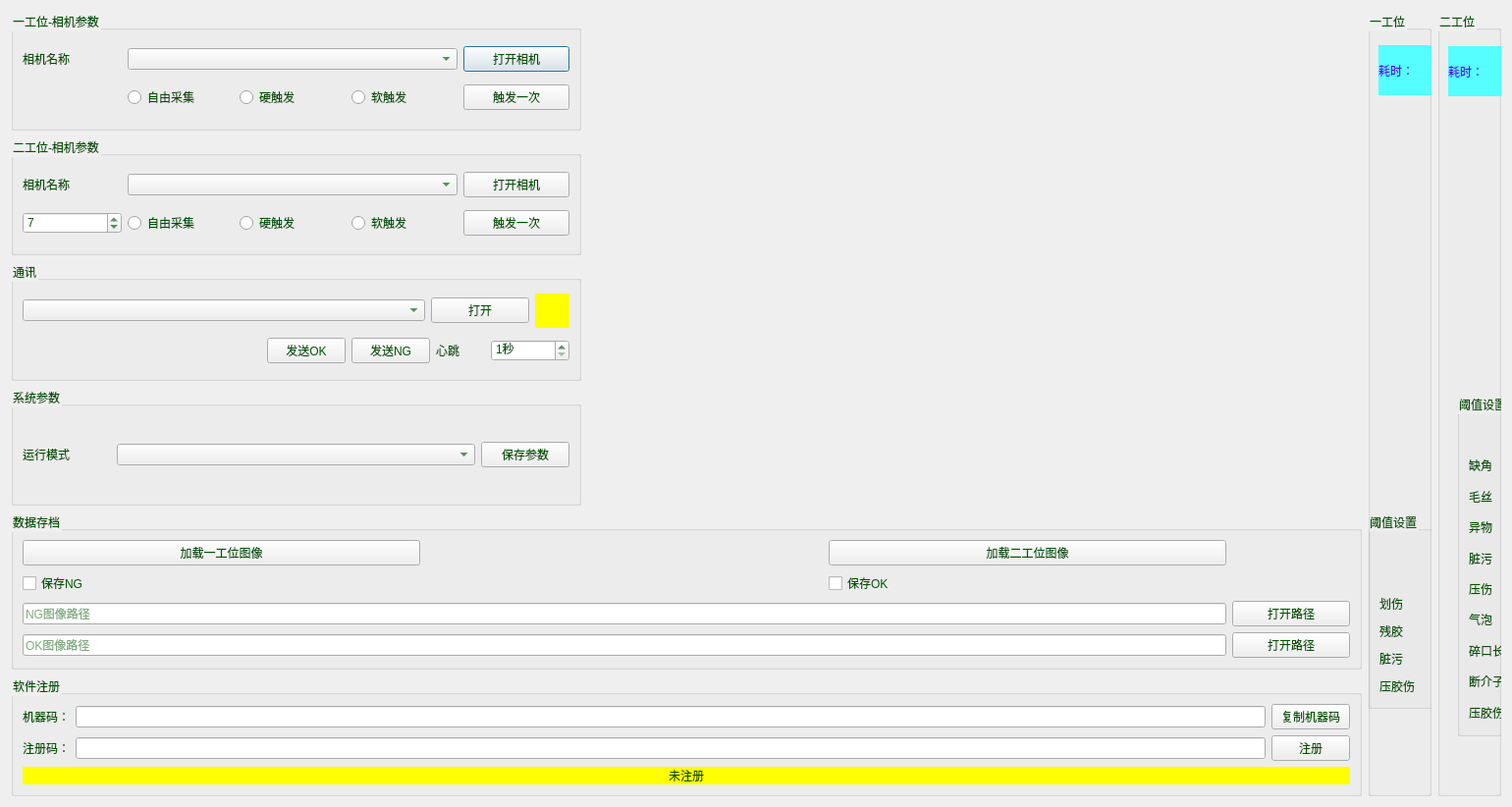
<?xml version="1.0" encoding="UTF-8"?>
<ui version="4.0">
 <class>DialogSetting</class>
 <widget class="QDialog" name="DialogSetting">
  <property name="geometry">
   <rect>
    <x>0</x>
    <y>0</y>
    <width>1540</width>
    <height>822</height>
   </rect>
  </property>
  <property name="windowTitle">
   <string>参数设置</string>
  </property>
  <property name="windowIcon">
   <iconset resource="CMainWindow.qrc">
    <normaloff>:/CMainWindow/Resources/settings.png</normaloff>:/CMainWindow/Resources/settings.png</iconset>
  </property>
  <property name="styleSheet">
   <string notr="true">font: 14pt &quot;微软雅黑&quot;;
color: rgb(0, 85, 0);</string>
  </property>
  <layout class="QGridLayout" name="gridLayout_11">
   <item row="0" column="0">
    <widget class="QGroupBox" name="groupBox_Frist">
     <property name="maximumSize">
      <size>
       <width>581</width>
       <height>16777215</height>
      </size>
     </property>
     <property name="title">
      <string>一工位-相机参数</string>
     </property>
     <layout class="QGridLayout" name="gridLayout">
      <item row="0" column="0">
       <widget class="QLabel" name="label_First">
        <property name="maximumSize">
         <size>
          <width>101</width>
          <height>16777215</height>
         </size>
        </property>
        <property name="text">
         <string>相机名称</string>
        </property>
       </widget>
      </item>
      <item row="0" column="1" colspan="3">
       <widget class="QComboBox" name="comboBox_First"/>
      </item>
      <item row="0" column="4">
       <widget class="QPushButton" name="pushButton_OpenFirst">
        <property name="maximumSize">
         <size>
          <width>111</width>
          <height>16777215</height>
         </size>
        </property>
        <property name="text">
         <string>打开相机</string>
        </property>
       </widget>
      </item>
      <item row="1" column="1">
       <widget class="QRadioButton" name="radioButton_FreeFirst">
        <property name="text">
         <string>自由采集</string>
        </property>
       </widget>
      </item>
      <item row="1" column="2">
       <widget class="QRadioButton" name="radioButton_ExternalFirst">
        <property name="text">
         <string>硬触发</string>
        </property>
       </widget>
      </item>
      <item row="1" column="3">
       <widget class="QRadioButton" name="radioButton_SoftFirst">
        <property name="text">
         <string>软触发</string>
        </property>
       </widget>
      </item>
      <item row="1" column="4">
       <widget class="QPushButton" name="pushButton_TriggerFirst">
        <property name="maximumSize">
         <size>
          <width>111</width>
          <height>16777215</height>
         </size>
        </property>
        <property name="text">
         <string>触发一次</string>
        </property>
       </widget>
      </item>
     </layout>
    </widget>
   </item>
   <item row="0" column="1" rowspan="6">
    <widget class="QGroupBox" name="groupBox_5">
     <property name="title">
      <string>一工位</string>
     </property>
     <widget class="QGroupBox" name="groupBox_2">
      <property name="geometry">
       <rect>
        <x>0</x>
        <y>510</y>
        <width>501</width>
        <height>201</height>
       </rect>
      </property>
      <property name="title">
       <string>阈值设置</string>
      </property>
      <layout class="QGridLayout" name="gridLayout_5">
       <item row="0" column="1">
        <widget class="QLabel" name="label_9">
         <property name="text">
          <string>面积阈值</string>
         </property>
        </widget>
       </item>
       <item row="0" column="2">
        <widget class="QLabel" name="label_10">
         <property name="text">
          <string>长度阈值</string>
         </property>
        </widget>
       </item>
       <item row="0" column="3">
        <widget class="QLabel" name="label_11">
         <property name="text">
          <string>角度阈值</string>
         </property>
        </widget>
       </item>
       <item row="1" column="0">
        <widget class="QLabel" name="label_5">
         <property name="text">
          <string>划伤</string>
         </property>
        </widget>
       </item>
       <item row="1" column="1">
        <widget class="QSpinBox" name="spinBox_Distance_2">
         <property name="suffix">
          <string/>
         </property>
         <property name="prefix">
          <string/>
         </property>
         <property name="minimum">
          <number>2</number>
         </property>
         <property name="value">
          <number>7</number>
         </property>
        </widget>
       </item>
       <item row="1" column="2">
        <widget class="QSpinBox" name="spinBox_Distance_3">
         <property name="suffix">
          <string/>
         </property>
         <property name="prefix">
          <string/>
         </property>
         <property name="minimum">
          <number>2</number>
         </property>
         <property name="value">
          <number>7</number>
         </property>
        </widget>
       </item>
       <item row="1" column="3">
        <widget class="QSpinBox" name="spinBox_Distance_4">
         <property name="suffix">
          <string/>
         </property>
         <property name="prefix">
          <string/>
         </property>
         <property name="minimum">
          <number>2</number>
         </property>
         <property name="value">
          <number>7</number>
         </property>
        </widget>
       </item>
       <item row="2" column="0">
        <widget class="QLabel" name="label_4">
         <property name="text">
          <string>残胶</string>
         </property>
        </widget>
       </item>
       <item row="2" column="1">
        <widget class="QSpinBox" name="spinBox_Distance_5">
         <property name="suffix">
          <string/>
         </property>
         <property name="prefix">
          <string/>
         </property>
         <property name="minimum">
          <number>2</number>
         </property>
         <property name="value">
          <number>7</number>
         </property>
        </widget>
       </item>
       <item row="2" column="2">
        <widget class="QSpinBox" name="spinBox_Distance_11">
         <property name="suffix">
          <string/>
         </property>
         <property name="prefix">
          <string/>
         </property>
         <property name="minimum">
          <number>2</number>
         </property>
         <property name="value">
          <number>7</number>
         </property>
        </widget>
       </item>
       <item row="2" column="3">
        <widget class="QSpinBox" name="spinBox_Distance_7">
         <property name="suffix">
          <string/>
         </property>
         <property name="prefix">
          <string/>
         </property>
         <property name="minimum">
          <number>2</number>
         </property>
         <property name="value">
          <number>7</number>
         </property>
        </widget>
       </item>
       <item row="3" column="0">
        <widget class="QLabel" name="label_12">
         <property name="text">
          <string>脏污</string>
         </property>
        </widget>
       </item>
       <item row="3" column="1">
        <widget class="QSpinBox" name="spinBox_Distance_9">
         <property name="suffix">
          <string/>
         </property>
         <property name="prefix">
          <string/>
         </property>
         <property name="minimum">
          <number>2</number>
         </property>
         <property name="value">
          <number>7</number>
         </property>
        </widget>
       </item>
       <item row="3" column="2">
        <widget class="QSpinBox" name="spinBox_Distance_6">
         <property name="suffix">
          <string/>
         </property>
         <property name="prefix">
          <string/>
         </property>
         <property name="minimum">
          <number>2</number>
         </property>
         <property name="value">
          <number>7</number>
         </property>
        </widget>
       </item>
       <item row="3" column="3">
        <widget class="QSpinBox" name="spinBox_Distance_8">
         <property name="suffix">
          <string/>
         </property>
         <property name="prefix">
          <string/>
         </property>
         <property name="minimum">
          <number>2</number>
         </property>
         <property name="value">
          <number>7</number>
         </property>
        </widget>
       </item>
       <item row="4" column="0">
        <widget class="QLabel" name="label_7">
         <property name="text">
          <string>压胶伤</string>
         </property>
        </widget>
       </item>
       <item row="4" column="1">
        <widget class="QSpinBox" name="spinBox_Distance_13">
         <property name="suffix">
          <string/>
         </property>
         <property name="prefix">
          <string/>
         </property>
         <property name="minimum">
          <number>2</number>
         </property>
         <property name="value">
          <number>7</number>
         </property>
        </widget>
       </item>
       <item row="4" column="2">
        <widget class="QSpinBox" name="spinBox_Distance_10">
         <property name="suffix">
          <string/>
         </property>
         <property name="prefix">
          <string/>
         </property>
         <property name="minimum">
          <number>2</number>
         </property>
         <property name="value">
          <number>7</number>
         </property>
        </widget>
       </item>
       <item row="4" column="3">
        <widget class="QSpinBox" name="spinBox_Distance_12">
         <property name="suffix">
          <string/>
         </property>
         <property name="prefix">
          <string/>
         </property>
         <property name="minimum">
          <number>2</number>
         </property>
         <property name="value">
          <number>7</number>
         </property>
        </widget>
       </item>
      </layout>
     </widget>
     <widget class="QWidget" name="">
      <property name="geometry">
       <rect>
        <x>11</x>
        <y>35</y>
        <width>491</width>
        <height>461</height>
       </rect>
      </property>
      <layout class="QGridLayout" name="gridLayout_12">
       <item row="0" column="0">
        <widget class="QLabel" name="label_FirstTime">
         <property name="minimumSize">
          <size>
           <width>241</width>
           <height>0</height>
          </size>
         </property>
         <property name="maximumSize">
          <size>
           <width>241</width>
           <height>51</height>
          </size>
         </property>
         <property name="styleSheet">
          <string notr="true">background-color: rgb(85, 255, 255);
color: rgb(85, 0, 255);</string>
         </property>
         <property name="text">
          <string>耗时：</string>
         </property>
        </widget>
       </item>
       <item row="0" column="1">
        <widget class="QCheckBox" name="checkBox_RenderFirst">
         <property name="maximumSize">
          <size>
           <width>16777215</width>
           <height>51</height>
          </size>
         </property>
         <property name="text">
          <string>渲染图</string>
         </property>
         <property name="checked">
          <bool>true</bool>
         </property>
        </widget>
       </item>
       <item row="0" column="2">
        <widget class="QLabel" name="label_FirstResult">
         <property name="minimumSize">
          <size>
           <width>151</width>
           <height>0</height>
          </size>
         </property>
         <property name="maximumSize">
          <size>
           <width>151</width>
           <height>51</height>
          </size>
         </property>
         <property name="styleSheet">
          <string notr="true">image: url(:/CMainWindow/Resources/OK.svg);</string>
         </property>
         <property name="text">
          <string/>
         </property>
        </widget>
       </item>
       <item row="1" column="0" colspan="3">
        <widget class="MyLabel" name="label_FirstImage">
         <property name="styleSheet">
          <string notr="true">background-image: url(:/CMainWindow/Resources/background.png);</string>
         </property>
         <property name="text">
          <string/>
         </property>
        </widget>
       </item>
      </layout>
     </widget>
    </widget>
   </item>
   <item row="0" column="2" rowspan="6">
    <widget class="QGroupBox" name="groupBox_6">
     <property name="title">
      <string>二工位</string>
     </property>
     <widget class="QGroupBox" name="groupBox_8">
      <property name="geometry">
       <rect>
        <x>20</x>
        <y>390</y>
        <width>401</width>
        <height>349</height>
       </rect>
      </property>
      <property name="title">
       <string>阈值设置</string>
      </property>
      <layout class="QGridLayout" name="gridLayout_13">
       <item row="0" column="1">
        <widget class="QLabel" name="label_14">
         <property name="text">
          <string>面积阈值</string>
         </property>
        </widget>
       </item>
       <item row="0" column="2">
        <widget class="QLabel" name="label_13">
         <property name="text">
          <string>长度阈值</string>
         </property>
        </widget>
       </item>
       <item row="1" column="0">
        <widget class="QLabel" name="label_16">
         <property name="text">
          <string>缺角</string>
         </property>
        </widget>
       </item>
       <item row="2" column="0">
        <widget class="QLabel" name="label_17">
         <property name="text">
          <string>毛丝</string>
         </property>
        </widget>
       </item>
       <item row="3" column="0">
        <widget class="QLabel" name="label_18">
         <property name="text">
          <string>异物</string>
         </property>
        </widget>
       </item>
       <item row="4" column="0">
        <widget class="QLabel" name="label_20">
         <property name="text">
          <string>脏污</string>
         </property>
        </widget>
       </item>
       <item row="5" column="0">
        <widget class="QLabel" name="label_23">
         <property name="text">
          <string>压伤</string>
         </property>
        </widget>
       </item>
       <item row="6" column="0">
        <widget class="QLabel" name="label_22">
         <property name="text">
          <string>气泡</string>
         </property>
        </widget>
       </item>
       <item row="7" column="0">
        <widget class="QLabel" name="label_21">
         <property name="text">
          <string>碎口长</string>
         </property>
        </widget>
       </item>
       <item row="8" column="0">
        <widget class="QLabel" name="label_24">
         <property name="text">
          <string>断介子</string>
         </property>
        </widget>
       </item>
       <item row="9" column="0">
        <widget class="QLabel" name="label_19">
         <property name="text">
          <string>压胶伤</string>
         </property>
        </widget>
       </item>
      </layout>
     </widget>
     <widget class="QWidget" name="">
      <property name="geometry">
       <rect>
        <x>11</x>
        <y>36</y>
        <width>486</width>
        <height>461</height>
       </rect>
      </property>
      <layout class="QGridLayout" name="gridLayout_6">
       <item row="0" column="0">
        <widget class="QLabel" name="label_SecondTime">
         <property name="minimumSize">
          <size>
           <width>241</width>
           <height>0</height>
          </size>
         </property>
         <property name="maximumSize">
          <size>
           <width>241</width>
           <height>51</height>
          </size>
         </property>
         <property name="styleSheet">
          <string notr="true">background-color: rgb(85, 255, 255);
color: rgb(85, 0, 255);</string>
         </property>
         <property name="text">
          <string>耗时：</string>
         </property>
        </widget>
       </item>
       <item row="0" column="1">
        <widget class="QCheckBox" name="checkBox_RenderSecond">
         <property name="maximumSize">
          <size>
           <width>16777215</width>
           <height>51</height>
          </size>
         </property>
         <property name="text">
          <string>渲染图</string>
         </property>
         <property name="checked">
          <bool>true</bool>
         </property>
        </widget>
       </item>
       <item row="0" column="2">
        <widget class="QLabel" name="label_SecondResult">
         <property name="minimumSize">
          <size>
           <width>151</width>
           <height>0</height>
          </size>
         </property>
         <property name="maximumSize">
          <size>
           <width>151</width>
           <height>51</height>
          </size>
         </property>
         <property name="styleSheet">
          <string notr="true">image: url(:/CMainWindow/Resources/OK.svg);</string>
         </property>
         <property name="text">
          <string/>
         </property>
        </widget>
       </item>
       <item row="1" column="0" colspan="3">
        <widget class="MyLabel" name="label_SecondImage">
         <property name="styleSheet">
          <string notr="true">background-image: url(:/CMainWindow/Resources/background.png);</string>
         </property>
         <property name="text">
          <string/>
         </property>
        </widget>
       </item>
      </layout>
     </widget>
    </widget>
   </item>
   <item row="1" column="0">
    <widget class="QGroupBox" name="groupBox_Second">
     <property name="maximumSize">
      <size>
       <width>581</width>
       <height>16777215</height>
      </size>
     </property>
     <property name="title">
      <string>二工位-相机参数</string>
     </property>
     <layout class="QGridLayout" name="gridLayout_2">
      <item row="0" column="0">
       <widget class="QLabel" name="label_Second">
        <property name="maximumSize">
         <size>
          <width>101</width>
          <height>16777215</height>
         </size>
        </property>
        <property name="text">
         <string>相机名称</string>
        </property>
       </widget>
      </item>
      <item row="0" column="1" colspan="3">
       <widget class="QComboBox" name="comboBox_Second"/>
      </item>
      <item row="0" column="4">
       <widget class="QPushButton" name="pushButton_OpenSecond">
        <property name="maximumSize">
         <size>
          <width>111</width>
          <height>16777215</height>
         </size>
        </property>
        <property name="text">
         <string>打开相机</string>
        </property>
       </widget>
      </item>
      <item row="1" column="1">
       <widget class="QRadioButton" name="radioButton_FreeSecond">
        <property name="text">
         <string>自由采集</string>
        </property>
       </widget>
      </item>
      <item row="1" column="2">
       <widget class="QRadioButton" name="radioButton_ExternalSecond">
        <property name="text">
         <string>硬触发</string>
        </property>
       </widget>
      </item>
      <item row="1" column="3">
       <widget class="QRadioButton" name="radioButton_SoftSecond">
        <property name="text">
         <string>软触发</string>
        </property>
       </widget>
      </item>
      <item row="1" column="4">
       <widget class="QPushButton" name="pushButton_TriggerSecond">
        <property name="maximumSize">
         <size>
          <width>111</width>
          <height>16777215</height>
         </size>
        </property>
        <property name="text">
         <string>触发一次</string>
        </property>
       </widget>
      </item>
      <item row="1" column="0">
       <widget class="QSpinBox" name="spinBox_Distance">
        <property name="suffix">
         <string/>
        </property>
        <property name="prefix">
         <string/>
        </property>
        <property name="minimum">
         <number>2</number>
        </property>
        <property name="value">
         <number>7</number>
        </property>
       </widget>
      </item>
     </layout>
    </widget>
   </item>
   <item row="2" column="0">
    <widget class="QGroupBox" name="groupBox_3">
     <property name="maximumSize">
      <size>
       <width>581</width>
       <height>16777215</height>
      </size>
     </property>
     <property name="title">
      <string>通讯</string>
     </property>
     <layout class="QGridLayout" name="gridLayout_10">
      <item row="0" column="0" colspan="2">
       <layout class="QGridLayout" name="gridLayout_3">
        <item row="0" column="0">
         <widget class="QComboBox" name="comboBox_ComNames"/>
        </item>
        <item row="0" column="1">
         <widget class="QPushButton" name="pushButton">
          <property name="maximumSize">
           <size>
            <width>100</width>
            <height>16777215</height>
           </size>
          </property>
          <property name="text">
           <string>打开</string>
          </property>
         </widget>
        </item>
        <item row="0" column="2">
         <widget class="QLabel" name="label_Status">
          <property name="minimumSize">
           <size>
            <width>35</width>
            <height>35</height>
           </size>
          </property>
          <property name="maximumSize">
           <size>
            <width>35</width>
            <height>35</height>
           </size>
          </property>
          <property name="styleSheet">
           <string notr="true">background-color: rgb(255, 255, 0);</string>
          </property>
          <property name="text">
           <string/>
          </property>
         </widget>
        </item>
       </layout>
      </item>
      <item row="1" column="0">
       <spacer name="horizontalSpacer">
        <property name="orientation">
         <enum>Qt::Horizontal</enum>
        </property>
        <property name="sizeHint" stdset="0">
         <size>
          <width>168</width>
          <height>20</height>
         </size>
        </property>
       </spacer>
      </item>
      <item row="1" column="1">
       <layout class="QGridLayout" name="gridLayout_9">
        <item row="0" column="0">
         <widget class="QPushButton" name="pushButton_SendOK">
          <property name="text">
           <string>发送OK</string>
          </property>
         </widget>
        </item>
        <item row="0" column="1">
         <widget class="QPushButton" name="pushButton_SendNG">
          <property name="minimumSize">
           <size>
            <width>80</width>
            <height>0</height>
           </size>
          </property>
          <property name="maximumSize">
           <size>
            <width>80</width>
            <height>16777215</height>
           </size>
          </property>
          <property name="text">
           <string>发送NG</string>
          </property>
         </widget>
        </item>
        <item row="0" column="2">
         <widget class="QLabel" name="label_6">
          <property name="minimumSize">
           <size>
            <width>50</width>
            <height>0</height>
           </size>
          </property>
          <property name="maximumSize">
           <size>
            <width>50</width>
            <height>16777215</height>
           </size>
          </property>
          <property name="text">
           <string>心跳</string>
          </property>
         </widget>
        </item>
        <item row="0" column="3">
         <widget class="QSpinBox" name="spinBox_Heartbeat">
          <property name="minimumSize">
           <size>
            <width>80</width>
            <height>0</height>
           </size>
          </property>
          <property name="maximumSize">
           <size>
            <width>80</width>
            <height>16777215</height>
           </size>
          </property>
          <property name="suffix">
           <string>秒</string>
          </property>
          <property name="minimum">
           <number>1</number>
          </property>
         </widget>
        </item>
       </layout>
      </item>
     </layout>
    </widget>
   </item>
   <item row="3" column="0">
    <widget class="QGroupBox" name="groupBox_4">
     <property name="maximumSize">
      <size>
       <width>581</width>
       <height>16777215</height>
      </size>
     </property>
     <property name="title">
      <string>系统参数</string>
     </property>
     <layout class="QGridLayout" name="gridLayout_4">
      <item row="0" column="3">
       <widget class="QPushButton" name="pushButton_SaveConfig">
        <property name="maximumSize">
         <size>
          <width>90</width>
          <height>16777215</height>
         </size>
        </property>
        <property name="text">
         <string>保存参数</string>
        </property>
       </widget>
      </item>
      <item row="0" column="1" colspan="2">
       <widget class="QComboBox" name="comboBox_SystemType"/>
      </item>
      <item row="0" column="0">
       <widget class="QLabel" name="label_8">
        <property name="maximumSize">
         <size>
          <width>90</width>
          <height>16777215</height>
         </size>
        </property>
        <property name="text">
         <string>运行模式</string>
        </property>
       </widget>
      </item>
     </layout>
    </widget>
   </item>
   <item row="4" column="0">
    <widget class="QGroupBox" name="groupBox">
     <property name="title">
      <string>数据存档</string>
     </property>
     <layout class="QGridLayout" name="gridLayout_7">
      <item row="0" column="0">
       <widget class="QPushButton" name="pushButton_LoadFirstImage">
        <property name="text">
         <string>加载一工位图像</string>
        </property>
       </widget>
      </item>
      <item row="2" column="0" colspan="3">
       <widget class="QLineEdit" name="lineEdit_NGPath">
        <property name="readOnly">
         <bool>true</bool>
        </property>
        <property name="placeholderText">
         <string>NG图像路径</string>
        </property>
       </widget>
      </item>
      <item row="2" column="3">
       <widget class="QPushButton" name="pushButton_LoadNGPath">
        <property name="maximumSize">
         <size>
          <width>120</width>
          <height>16777215</height>
         </size>
        </property>
        <property name="text">
         <string>打开路径</string>
        </property>
       </widget>
      </item>
      <item row="3" column="0" colspan="3">
       <widget class="QLineEdit" name="lineEdit_OKPath">
        <property name="readOnly">
         <bool>true</bool>
        </property>
        <property name="placeholderText">
         <string>OK图像路径</string>
        </property>
       </widget>
      </item>
      <item row="3" column="3">
       <widget class="QPushButton" name="pushButton_LoadOKPath">
        <property name="text">
         <string>打开路径</string>
        </property>
       </widget>
      </item>
      <item row="1" column="0">
       <widget class="QCheckBox" name="checkBox_SaveNG">
        <property name="text">
         <string>保存NG</string>
        </property>
       </widget>
      </item>
      <item row="1" column="2">
       <widget class="QCheckBox" name="checkBox_SaveOK">
        <property name="text">
         <string>保存OK</string>
        </property>
       </widget>
      </item>
      <item row="0" column="2">
       <widget class="QPushButton" name="pushButton_LoadSecondImage">
        <property name="text">
         <string>加载二工位图像</string>
        </property>
       </widget>
      </item>
     </layout>
    </widget>
   </item>
   <item row="5" column="0">
    <widget class="QGroupBox" name="groupBox_7">
     <property name="title">
      <string>软件注册</string>
     </property>
     <layout class="QGridLayout" name="gridLayout_8">
      <item row="0" column="0">
       <widget class="QLabel" name="label_2">
        <property name="minimumSize">
         <size>
          <width>0</width>
          <height>0</height>
         </size>
        </property>
        <property name="maximumSize">
         <size>
          <width>80</width>
          <height>16777215</height>
         </size>
        </property>
        <property name="text">
         <string>机器码：</string>
        </property>
       </widget>
      </item>
      <item row="0" column="1">
       <widget class="QLineEdit" name="lineEdit_MachineCode">
        <property name="readOnly">
         <bool>true</bool>
        </property>
       </widget>
      </item>
      <item row="0" column="2">
       <widget class="QPushButton" name="pushButton_Copy">
        <property name="text">
         <string>复制机器码</string>
        </property>
       </widget>
      </item>
      <item row="1" column="0">
       <widget class="QLabel" name="label_3">
        <property name="minimumSize">
         <size>
          <width>0</width>
          <height>0</height>
         </size>
        </property>
        <property name="maximumSize">
         <size>
          <width>80</width>
          <height>16777215</height>
         </size>
        </property>
        <property name="text">
         <string>注册码：</string>
        </property>
       </widget>
      </item>
      <item row="1" column="1">
       <widget class="QLineEdit" name="lineEdit_RegisterCode"/>
      </item>
      <item row="1" column="2">
       <widget class="QPushButton" name="pushButton_Register">
        <property name="text">
         <string>注册</string>
        </property>
       </widget>
      </item>
      <item row="2" column="0" colspan="3">
       <widget class="QLabel" name="label_RegisterInfo">
        <property name="layoutDirection">
         <enum>Qt::LeftToRight</enum>
        </property>
        <property name="styleSheet">
         <string notr="true">background-color: rgb(255, 255, 0);</string>
        </property>
        <property name="text">
         <string>未注册</string>
        </property>
        <property name="alignment">
         <set>Qt::AlignCenter</set>
        </property>
       </widget>
      </item>
     </layout>
    </widget>
   </item>
  </layout>
 </widget>
 <customwidgets>
  <customwidget>
   <class>MyLabel</class>
   <extends>QLabel</extends>
   <header location="global">mylabel.h</header>
  </customwidget>
 </customwidgets>
 <resources>
  <include location="CMainWindow.qrc"/>
 </resources>
 <connections>
  <connection>
   <sender>pushButton_OpenFirst</sender>
   <signal>clicked()</signal>
   <receiver>DialogSetting</receiver>
   <slot>OpenFirstCamera()</slot>
   <hints>
    <hint type="sourcelabel">
     <x>461</x>
     <y>70</y>
    </hint>
    <hint type="destinationlabel">
     <x>418</x>
     <y>6</y>
    </hint>
   </hints>
  </connection>
  <connection>
   <sender>pushButton_TriggerFirst</sender>
   <signal>clicked()</signal>
   <receiver>DialogSetting</receiver>
   <slot>FirstSoftTriggerOnce()</slot>
   <hints>
    <hint type="sourcelabel">
     <x>436</x>
     <y>103</y>
    </hint>
    <hint type="destinationlabel">
     <x>569</x>
     <y>4</y>
    </hint>
   </hints>
  </connection>
  <connection>
   <sender>pushButton_OpenSecond</sender>
   <signal>clicked()</signal>
   <receiver>DialogSetting</receiver>
   <slot>OpenSecondCamera()</slot>
   <hints>
    <hint type="sourcelabel">
     <x>461</x>
     <y>184</y>
    </hint>
    <hint type="destinationlabel">
     <x>118</x>
     <y>676</y>
    </hint>
   </hints>
  </connection>
  <connection>
   <sender>pushButton_TriggerSecond</sender>
   <signal>clicked()</signal>
   <receiver>DialogSetting</receiver>
   <slot>SecondSoftTirggerOnce()</slot>
   <hints>
    <hint type="sourcelabel">
     <x>461</x>
     <y>223</y>
    </hint>
    <hint type="destinationlabel">
     <x>415</x>
     <y>676</y>
    </hint>
   </hints>
  </connection>
  <connection>
   <sender>pushButton_SendOK</sender>
   <signal>clicked()</signal>
   <receiver>DialogSetting</receiver>
   <slot>SendOKToPLC()</slot>
   <hints>
    <hint type="sourcelabel">
     <x>230</x>
     <y>364</y>
    </hint>
    <hint type="destinationlabel">
     <x>391</x>
     <y>676</y>
    </hint>
   </hints>
  </connection>
  <connection>
   <sender>pushButton_SendNG</sender>
   <signal>clicked()</signal>
   <receiver>DialogSetting</receiver>
   <slot>SendNGToPLC()</slot>
   <hints>
    <hint type="sourcelabel">
     <x>317</x>
     <y>366</y>
    </hint>
    <hint type="destinationlabel">
     <x>439</x>
     <y>676</y>
    </hint>
   </hints>
  </connection>
  <connection>
   <sender>pushButton_SaveConfig</sender>
   <signal>clicked()</signal>
   <receiver>DialogSetting</receiver>
   <slot>SaveConfig()</slot>
   <hints>
    <hint type="sourcelabel">
     <x>500</x>
     <y>451</y>
    </hint>
    <hint type="destinationlabel">
     <x>228</x>
     <y>676</y>
    </hint>
   </hints>
  </connection>
  <connection>
   <sender>comboBox_SystemType</sender>
   <signal>activated(int)</signal>
   <receiver>DialogSetting</receiver>
   <slot>SetSystemType(int)</slot>
   <hints>
    <hint type="sourcelabel">
     <x>197</x>
     <y>444</y>
    </hint>
    <hint type="destinationlabel">
     <x>278</x>
     <y>676</y>
    </hint>
   </hints>
  </connection>
  <connection>
   <sender>checkBox_RenderFirst</sender>
   <signal>clicked(bool)</signal>
   <receiver>DialogSetting</receiver>
   <slot>ShowFristRender(bool)</slot>
   <hints>
    <hint type="sourcelabel">
     <x>793</x>
     <y>65</y>
    </hint>
    <hint type="destinationlabel">
     <x>810</x>
     <y>6</y>
    </hint>
   </hints>
  </connection>
  <connection>
   <sender>checkBox_RenderSecond</sender>
   <signal>clicked(bool)</signal>
   <receiver>DialogSetting</receiver>
   <slot>ShowSecondRender(bool)</slot>
   <hints>
    <hint type="sourcelabel">
     <x>1308</x>
     <y>67</y>
    </hint>
    <hint type="destinationlabel">
     <x>1287</x>
     <y>8</y>
    </hint>
   </hints>
  </connection>
  <connection>
   <sender>pushButton_LoadFirstImage</sender>
   <signal>clicked()</signal>
   <receiver>DialogSetting</receiver>
   <slot>LoadFirstImage()</slot>
   <hints>
    <hint type="sourcelabel">
     <x>159</x>
     <y>529</y>
    </hint>
    <hint type="destinationlabel">
     <x>121</x>
     <y>676</y>
    </hint>
   </hints>
  </connection>
  <connection>
   <sender>pushButton_LoadSecondImage</sender>
   <signal>clicked()</signal>
   <receiver>DialogSetting</receiver>
   <slot>LoadSecondImage()</slot>
   <hints>
    <hint type="sourcelabel">
     <x>312</x>
     <y>529</y>
    </hint>
    <hint type="destinationlabel">
     <x>371</x>
     <y>676</y>
    </hint>
   </hints>
  </connection>
  <connection>
   <sender>checkBox_SaveNG</sender>
   <signal>clicked(bool)</signal>
   <receiver>DialogSetting</receiver>
   <slot>SetSaveNGChecked(bool)</slot>
   <hints>
    <hint type="sourcelabel">
     <x>49</x>
     <y>559</y>
    </hint>
    <hint type="destinationlabel">
     <x>1</x>
     <y>555</y>
    </hint>
   </hints>
  </connection>
  <connection>
   <sender>checkBox_SaveOK</sender>
   <signal>clicked(bool)</signal>
   <receiver>DialogSetting</receiver>
   <slot>SetSaveOKChecked(bool)</slot>
   <hints>
    <hint type="sourcelabel">
     <x>277</x>
     <y>556</y>
    </hint>
    <hint type="destinationlabel">
     <x>2</x>
     <y>621</y>
    </hint>
   </hints>
  </connection>
  <connection>
   <sender>pushButton_LoadNGPath</sender>
   <signal>clicked()</signal>
   <receiver>DialogSetting</receiver>
   <slot>LoadNGPath()</slot>
   <hints>
    <hint type="sourcelabel">
     <x>500</x>
     <y>609</y>
    </hint>
    <hint type="destinationlabel">
     <x>204</x>
     <y>675</y>
    </hint>
   </hints>
  </connection>
  <connection>
   <sender>pushButton_LoadOKPath</sender>
   <signal>clicked()</signal>
   <receiver>DialogSetting</receiver>
   <slot>LoadOKPath()</slot>
   <hints>
    <hint type="sourcelabel">
     <x>500</x>
     <y>648</y>
    </hint>
    <hint type="destinationlabel">
     <x>201</x>
     <y>676</y>
    </hint>
   </hints>
  </connection>
  <connection>
   <sender>pushButton</sender>
   <signal>clicked()</signal>
   <receiver>DialogSetting</receiver>
   <slot>OpenSerial()</slot>
   <hints>
    <hint type="sourcelabel">
     <x>374</x>
     <y>298</y>
    </hint>
    <hint type="destinationlabel">
     <x>573</x>
     <y>299</y>
    </hint>
   </hints>
  </connection>
  <connection>
   <sender>pushButton_Copy</sender>
   <signal>clicked()</signal>
   <receiver>DialogSetting</receiver>
   <slot>CopyRegisterCode()</slot>
   <hints>
    <hint type="sourcelabel">
     <x>462</x>
     <y>717</y>
    </hint>
    <hint type="destinationlabel">
     <x>519</x>
     <y>817</y>
    </hint>
   </hints>
  </connection>
  <connection>
   <sender>pushButton_Register</sender>
   <signal>clicked()</signal>
   <receiver>DialogSetting</receiver>
   <slot>SoftwareRegister()</slot>
   <hints>
    <hint type="sourcelabel">
     <x>450</x>
     <y>758</y>
    </hint>
    <hint type="destinationlabel">
     <x>403</x>
     <y>817</y>
    </hint>
   </hints>
  </connection>
 </connections>
 <slots>
  <slot>OpenFirstCamera()</slot>
  <slot>OpenSecondCamera()</slot>
  <slot>FirstSoftTriggerOnce()</slot>
  <slot>SecondSoftTirggerOnce()</slot>
  <slot>OpenSerial()</slot>
  <slot>SendOKToPLC()</slot>
  <slot>SendNGToPLC()</slot>
  <slot>SaveConfig()</slot>
  <slot>SetSystemType(int)</slot>
  <slot>SetSaveNGChecked(bool)</slot>
  <slot>SetSaveOKChecked(bool)</slot>
  <slot>LoadNGPath()</slot>
  <slot>LoadOKPath()</slot>
  <slot>ShowFristRender(bool)</slot>
  <slot>ShowSecondRender(bool)</slot>
  <slot>LoadFirstImage()</slot>
  <slot>LoadSecondImage()</slot>
  <slot>CopyRegisterCode()</slot>
  <slot>SoftwareRegister()</slot>
 </slots>
</ui>
